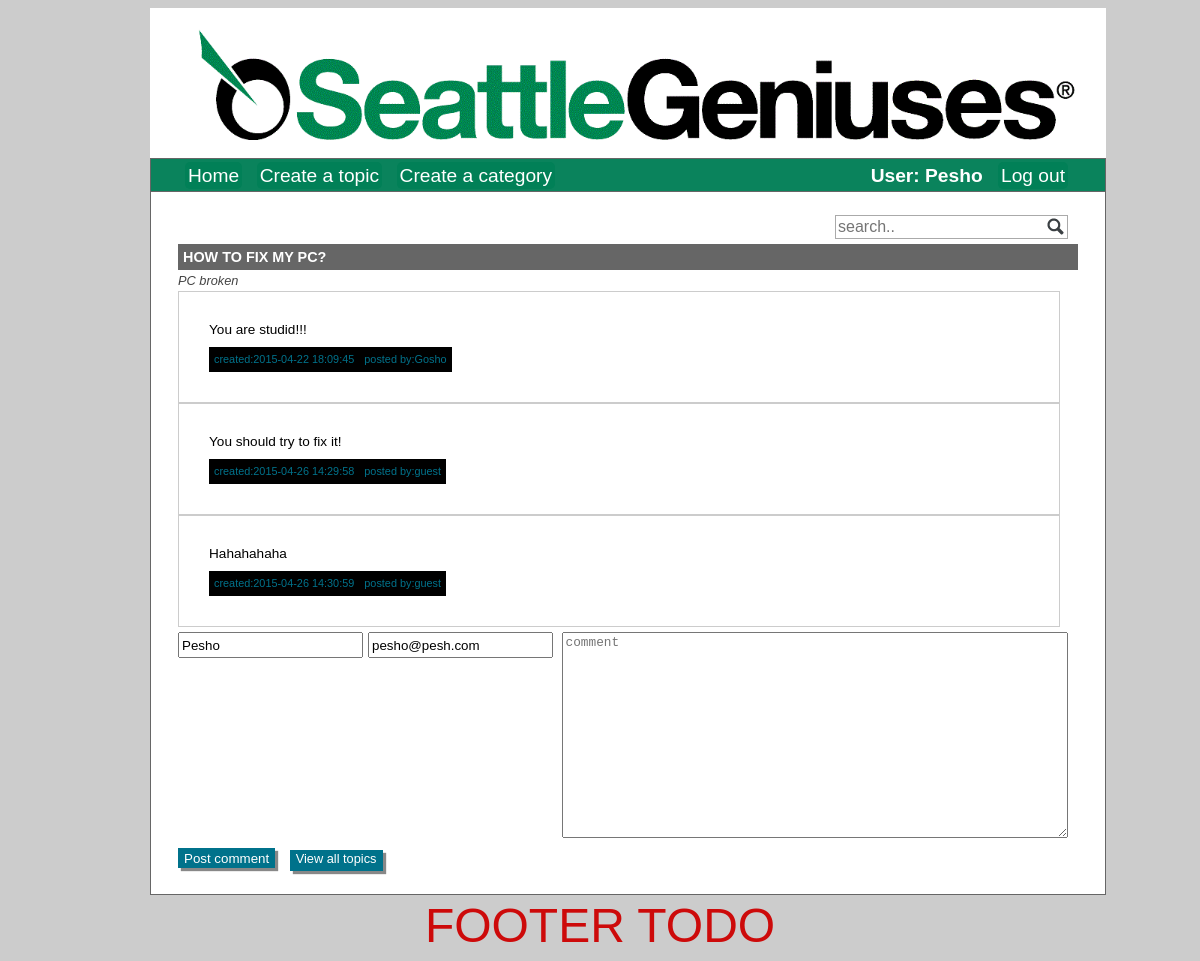
/posts_view.php?id=1 (signed in), run on the app's committed database.
### tables this page shows
CREATE TABLE IF NOT EXISTS `topics` (
`id` int(11) NOT NULL,
  `topic_subject` varchar(255) NOT NULL,
  `topic_description` text NOT NULL,
  `topic_date` datetime NOT NULL DEFAULT CURRENT_TIMESTAMP,
  `topic_cat` int(11) NOT NULL,
  `topic_by` int(11) NOT NULL,
  `visits` int(11) NOT NULL DEFAULT '0',
  `topic_tags` varchar(255) DEFAULT NULL
);

CREATE TABLE IF NOT EXISTS `posts` (
`id` int(11) NOT NULL,
  `post_content` text NOT NULL,
  `post_date` datetime NOT NULL DEFAULT CURRENT_TIMESTAMP,
  `post_topic` int(11) NOT NULL,
  `post_by` int(11) NOT NULL,
  `guest` varchar(255) DEFAULT NULL,
  `guest_email` varchar(255) DEFAULT NULL
);

CREATE TABLE IF NOT EXISTS `users` (
`id` int(11) NOT NULL,
  `name` varchar(64) NOT NULL,
  `password` varchar(255) NOT NULL,
  `email` varchar(255) NOT NULL,
  `date_registered` datetime NOT NULL DEFAULT CURRENT_TIMESTAMP,
  `is_admin` tinyint(4) NOT NULL DEFAULT '0'
);

### posts_view.php (the view, shortened to what this page needs)
<?php
include 'connect.php';
include 'header.php';
if (isset($_GET['id'])) {
    $topicID = $_SESSION['topic_id'];
    $sqlUpdateVisits = "UPDATE
                                topics
                            SET
                                visits = visits + 1
                            WHERE id = $topicID";
     $conn->query($sqlUpdateVisits);
}
$topicID = $_SESSION['topic_id'];
$conn->query("SET NAMES utf8");
$conn->query("SET COLLATION_CONNECTION=utf8_bin");
$sql = "SELECT
                id,
                topic_subject,
                topic_description,
                topic_by
            FROM
                topics
            WHERE
                id=" . $topicID;
$result = $conn->query($sql);
if (!$result) {
    echo 'The topic could not be displayed.';
} else {
    if ($result->num_rows == 0) {
        echo 'No topic.';
    } else {
        echo '<div id="topic">';
        $row = $result->fetch_assoc();
        echo '<div class="category-heading">' . $row['topic_subject'] . '</div>';
        echo '<div class="category-description">' . $row['topic_description'] . '</div>';
        $conn->query("SET NAMES utf8");
        $conn->query("SET COLLATION_CONNECTION=utf8_bin");
        $sqlPosts = "SELECT
                                id,
                                post_content,
                                post_date,
                                post_topic,
                                post_by,
                                guest,
                                guest_email
                            FROM
                                posts
                            WHERE
                                post_topic =" . $row['id'];
        $resultPosts = $conn->query($sqlPosts);
        while ($rowPost = $resultPosts->fetch_assoc()) {
            if ($rowPost['post_by'] == GUESTID) {
                $postedByGuest = $rowPost['guest'];
                echo '<div class="post-content">' .
                    $rowPost['post_content'] . '<div class="post-footer">'
                        . '<div class="post-notation">created:' .
                    $rowPost['post_date'] . '</div><div class="post-notation">posted by:' .
                    $postedByGuest . '</div></div></div>';
            } else {
                $conn->query("SET NAMES utf8");
                $conn->query("SET COLLATION_CONNECTION=utf8_bin");
                $sqlPostedBy = "SELECT
                                        name
                                    FROM
                                        users
                                    WHERE
                                        id =" . $rowPost['post_by'];
                $resultPostedBy = $conn->query($sqlPostedBy);
                $rowPostedBy = $resultPostedBy->fetch_assoc();
                echo '<div class="post-content">' .
                    $rowPost['post_content'] . '<div class="post-footer">'
                        . '<div class="post-notation">created:' .
                    $rowPost['post_date'] . '</div><div class="post-notation">posted by:' .
                    $rowPostedBy['name'] . '</div></div></div>';
            }
        }
        echo '</div>';
    }
}
?>
    <form method="post" action="posts_view.php">
        <?php
            if (isset($_SESSION['logged_in']) && $_SESSION['logged_in'] == true) {
                echo '<input type="text" name="username" value="' . $_SESSION['user_name'] . '" readonly/>';
                echo '<input type="text" name="email" value="' . $_SESSION['user_email'] . '" readonly/>';
            } else {
                echo '<input type="text" name="username" placeholder="username" required="required"/>';
                echo '<input type="email" name="email" placeholder="email(optional)" />';
            }
        ?>
        <textarea name="post-content" placeholder="comment" required></textarea>
        <input type="submit" name="submit" value="Post comment" class="post-button"/>
        <a href="index.php" class="post-button">View all topics</a>
    </form>
<?php
    include 'footer.php';
?>

### style/main.css (style rules this page uses)
body { background-color: #cccccc; text-align: center; font: 16px Verdana, arial, sans-serif; }
.post-content { padding: 30px; }
div.category-heading { color: #ffffff; background-color: #666666; font-size: 0.9rem; font-weight: bold; text-transform: uppercase; box-sizing: border-box; padding: 5px; }
div.category-description { color: #444; font-size: 0.8rem; font-style: italic; margin: 3px 0; }
div.post-content { width: 98%; font-size: 85%; padding: 30px; color: black; border: 1px solid #cccccc; line-height: 15px; background-color: #ffffff; word-wrap: break-word; box-sizing: border-box; }
div.post-footer { margin-top:10px; }
div.post-notation { display: inline-block; font-size: 80%; padding: 5px; line-height: 15px; color: #00728B; background-color: activecaption; }
a.post-button { display:inline-block; text-decoration: none; margin:5px; padding: 1px 6px 1px 6px; font-size:80%; height: 19px; }
.post-button { box-shadow: 3px 3px 1px #888888; border: none; background-color: #00728B; color: #ffffff; }
input.post-button { cursor: pointer; }

### style/create_topic.css (style rules this page uses)
input, textarea, select { margin: 5px 5px 5px 0; }
input { height: 20px; }
textarea { width: 500px; height: 200px; display: inline-block; vertical-align: top; font-size: 0.8rem; }

### data on the page
topics: topic_subject "HOW TO FIX MY PC?", topic_description "PC broken"
posts: post_content "You are studid!!!", post_date "2015-04-22 18:09:45", post_by.name "Gosho"
posts: post_content "You should try to fix it!", post_date "2015-04-26 14:29:58", post_by.name "guest"
posts: post_content "Hahahahaha", post_date "2015-04-26 14:30:59", post_by.name "guest"

### other printed values
$_SESSION['user_name'] "Pesho"
